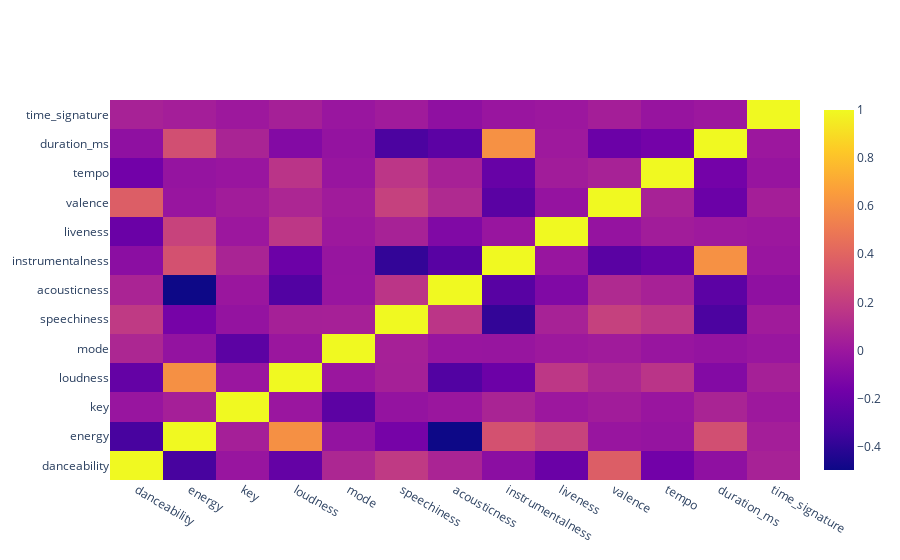

Source (notebook cell):
### Code cell
x=list(data.corr().columns)
y=list(data.corr().index)
values=np.array(data.corr().values)
fig = go.Figure(data=go.Heatmap(
    z=values,
    x=x,
    y=y,
                   
    
                   hoverongaps = False))
fig.show()

### Figure 1 — Plotly figure (JSON) as saved in the notebook; plotly's stock layout.template omitted (floating-point values rounded to 4 significant figures; data arrays with more than 128 entries replaced by an {"elided": "..."} marker saying what was removed)
{"data": [{"hoverongaps": false, "type": "heatmap", "x": ["danceability", "energy", "key", "loudness", "mode", "speechiness", "acousticness", "instrumentalness", "liveness", "valence", "tempo", "duration_ms", "time_signature"], "y": ["danceability", "energy", "key", "loudness", "mode", "speechiness", "acousticness", "instrumentalness", "liveness", "valence", "tempo", "duration_ms", "time_signature"], "z": {"elided": "13x13 float values"}}], "layout": {}}
